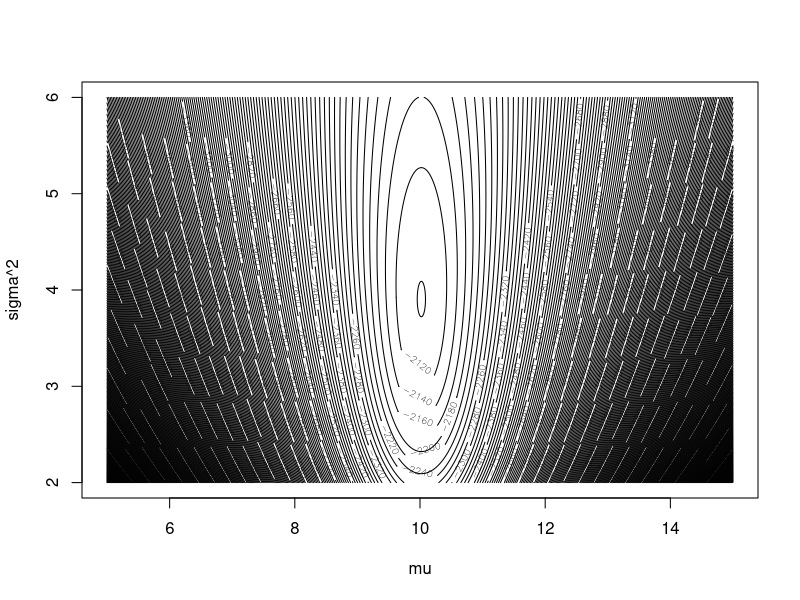

This figure's R source:
set.seed(111)
data=rnorm(1000, 10,2)
n = length(data)
mean(data)
var(data)
sd(data)

x1 = seq(5, 15, by=0.01)
length(x1)
x2 = seq(2, 6, by=0.01)
f = matrix(0, nrow=length(x1), ncol=length(x2))
for (i in 1:length(x1)) {
  for (j in 1:length(x2)) {
    f[i,j] = -(n/2)*log(x2[j]) - (n/2)*log(2*pi) - (1/(2*x2[j]))*sum((data-x1[i])^2)
  }
}
contour(x1,x2,f,nlevels=300,xlab="mu", ylab="sigma^2")

# Initial values around mu=10, sigma^2=4
yt=c(0,0)
ytp1=c(10,4)
tol=0.00001

while (sum((ytp1-yt)^2) > tol) {
  yt = ytp1
  gradient = c((1/(yt[2]))*sum(data-yt[1]), 
               -(n/(2*yt[2]))+0.5*yt[2]^-2*sum((data-yt[1])^2))
  hessian = matrix(c(-n/(yt[2]), 
                     -(1/(yt[2]^2))*sum(data-yt[1]), 
                     -(1/(yt[1]^2))*sum(data-yt[1]), 
                     (n/(2*yt[2]^2))-(1/(yt[2]^3))*sum((data-yt[1])^2)), nrow=2, ncol=2, byrow=TRUE)
  ytp1 = yt - solve(hessian, gradient)
}

# One final calculation
yt = ytp1
gradient = c((1/(yt[2]^2))*sum(data-yt[1]), -(n/(2*yt[2]^2))+0.5*yt[2]^-4*sum((data-yt[1])^2))

yt
gradient
hessian
eigen(hessian)

# Topic 3
inv = solve(-hessian)
diag(inv)
var_mu = diag(inv)[1]
var_sigma2 = diag(inv)[2]
stderr_mu = sqrt(var_mu)
stderr_sigma2 = sqrt(var_sigma2)